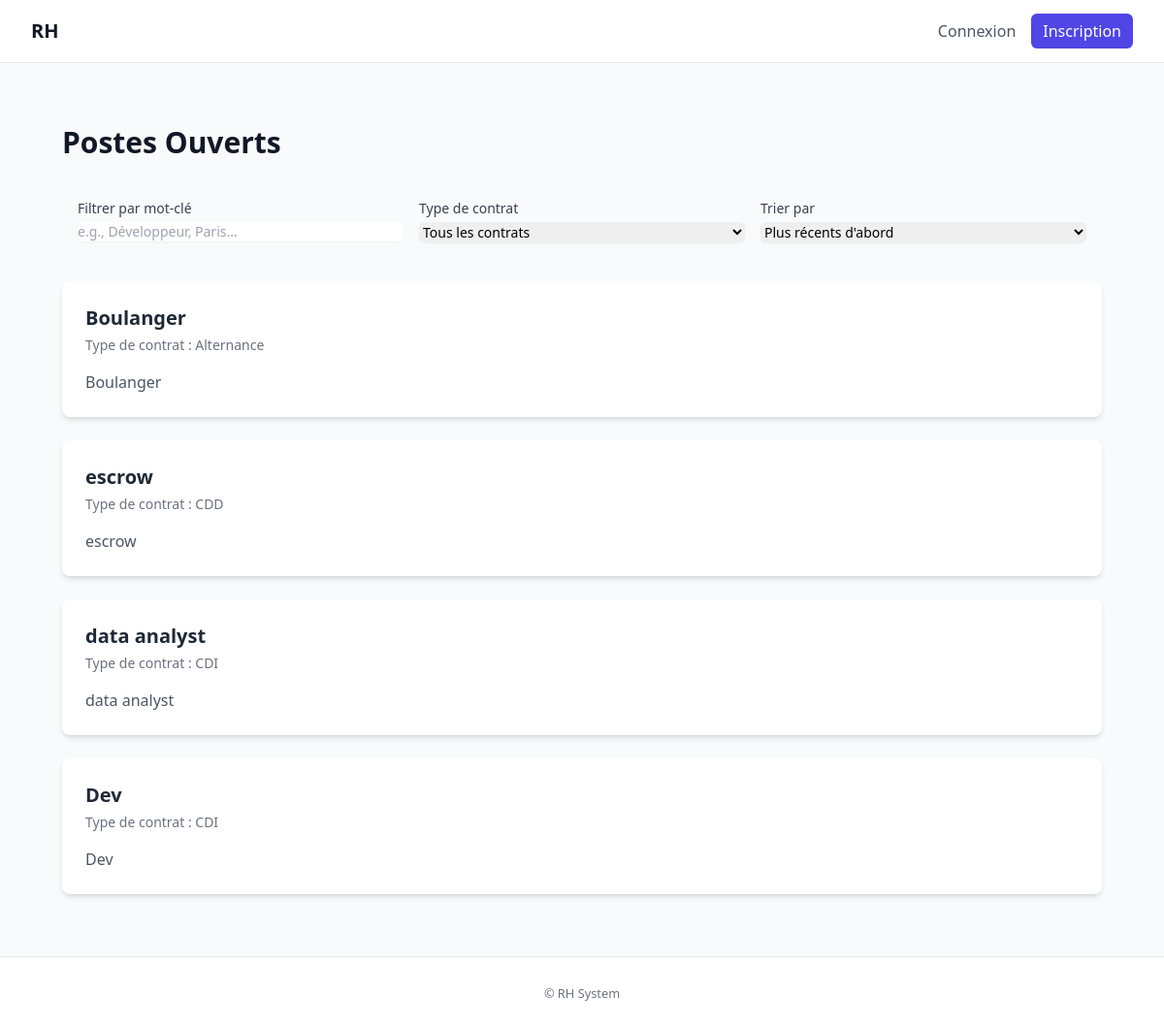
Before: / with the older database file.
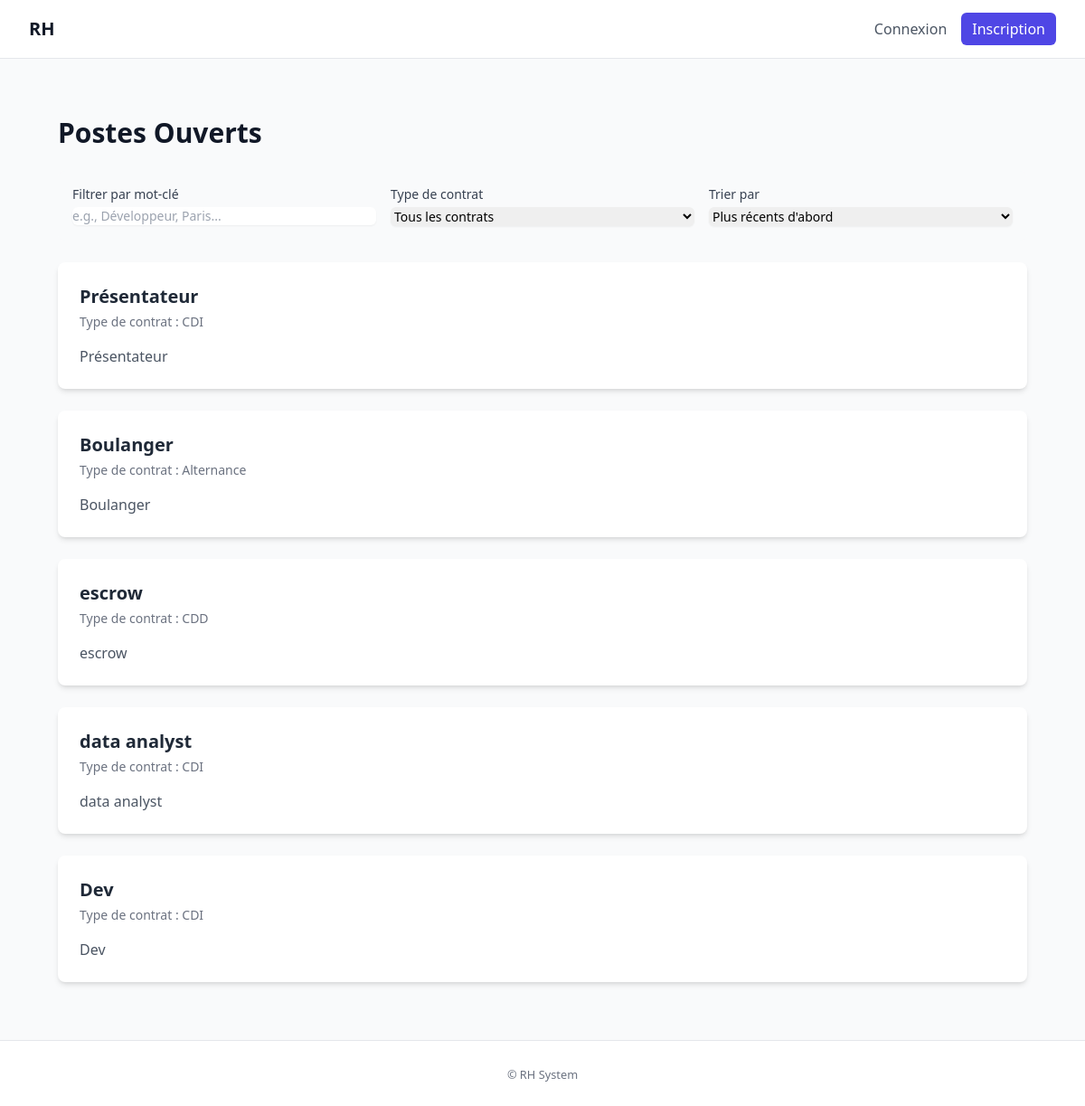
After: the same page with the newer database file.
### recruitment/models.py (models this page shows, shortened)
class Poste(models.Model):
    class TypeContrat(models.TextChoices):
        CDI = "CDI", "CDI"
        CDD = "CDD", "CDD"
        ALTERNANCE = "Alternance", "Alternance"
    titre = models.CharField(max_length=200)
    description = models.TextField()
    competences_requises = models.TextField(blank=True)
    type_contrat = models.CharField(max_length=20, choices=TypeContrat.choices, default=TypeContrat.CDI)
    date_creation = models.DateTimeField(auto_now_add=True)
    actif = models.BooleanField(default=True)
    class Meta:
        ordering = ["-date_creation"]
        indexes = [
            models.Index(fields=["actif", "date_creation"]),
        ]

### recruitment/views.py (the view)
# urls.py: path('', PosteListView.as_view(), name='home'),
class PosteListView(ListView):
    model = Poste
    context_object_name = "postes"
    def get_template_names(self):
        return ["recruitment/poste_list.html"]
    def get_queryset(self):
        return Poste.objects.filter(actif=True)

### recruitment/templates/recruitment/poste_list.html (shortened to what this page needs)
{% extends "accounts/base.html" %}
{% block content %}
<div class="max-w-7xl mx-auto px-4 sm:px-6 lg:px-8 py-8">
    <div class="flex justify-between items-center mb-6">
        <h1 class="text-3xl font-bold text-gray-900">Postes Ouverts</h1>
    </div>
    <div class="grid grid-cols-1 md:grid-cols-3 gap-4 mb-6 bg-gray-50 p-4 rounded-lg">
        <div>
            <label for="filterInput" class="block text-sm font-medium text-gray-700">Filtrer par mot-clé</label>
            <input type="text" id="filterInput" class="mt-1 block w-full rounded-md border-gray-300 shadow-sm focus:border-primary focus:ring-primary sm:text-sm" placeholder="e.g., Développeur, Paris...">
        </div>
        <div>
            <label for="filterContract" class="block text-sm font-medium text-gray-700">Type de contrat</label>
            <select id="filterContract" class="mt-1 block w-full rounded-md border-gray-300 shadow-sm focus:border-primary focus:ring-primary sm:text-sm">
                <option value="">Tous les contrats</option>
            </select>
        </div>
        <div>
            <label for="sortSelect" class="block text-sm font-medium text-gray-700">Trier par</label>
            <select id="sortSelect" class="mt-1 block w-full rounded-md border-gray-300 shadow-sm focus:border-primary focus:ring-primary sm:text-sm">
                <option value="date-desc">Plus récents d'abord</option>
            </select>
        </div>
    </div>
    <div id="posteList" class="grid grid-cols-1 gap-6">
        {% for poste in postes %}
        <a href="{% url 'recruitment:poste_detail' poste.id %}" class="bg-white p-6 rounded-lg shadow-md hover:shadow-lg transition-shadow duration-300 block" data-contract="{{ poste.type_contrat }}" data-date="{{ poste.date_publication|date:'Y-m-d' }}">
            <div class="flex justify-between items-start">
                <div>
                    <h2 class="text-xl font-semibold text-gray-800">{{ poste.titre }}</h2>
                    <p class="text-sm text-gray-500 mt-1">Type de contrat : {{ poste.get_type_contrat_display }}</p>
                </div>
            </div>
            <p class="text-gray-600 mt-4">{{ poste.description|truncatewords:40 }}</p>
        </a>
        {% empty %}
        <div class="text-center py-12">
            <p class="text-lg text-gray-600">Aucun poste n'est actuellement disponible.</p>
        </div>
        {% endfor %}
    </div>
</div>
{% endblock %}

Changed rows visible on the page:
added Poste: titre "Présentateur", type_contrat "CDI", description "Présentateur"
